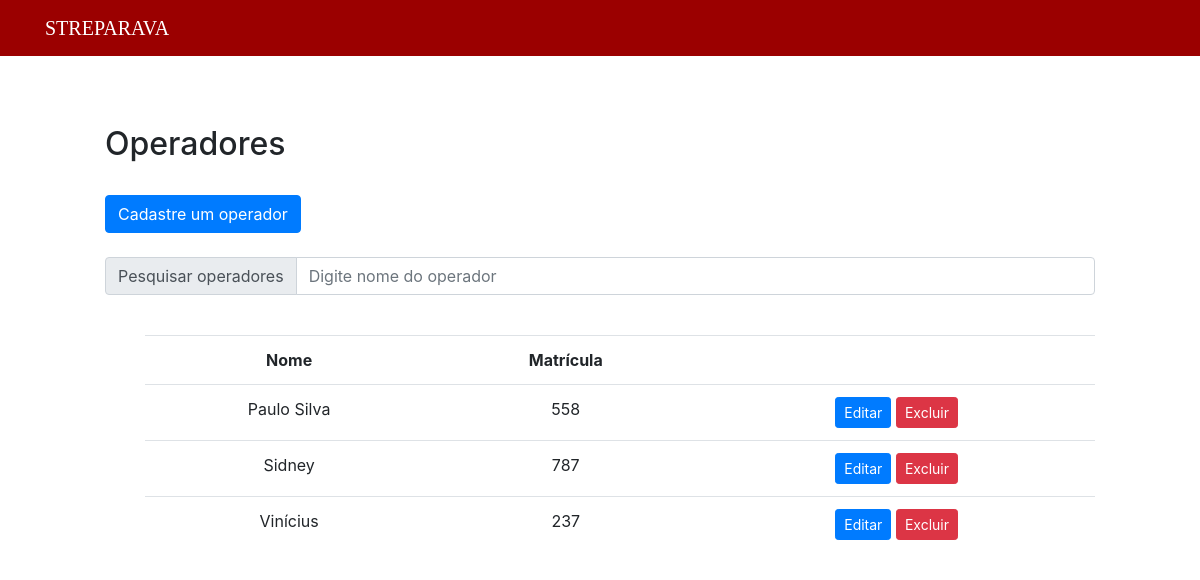
/public/operador/listOperador.php, run on an earlier commit of the app's database.
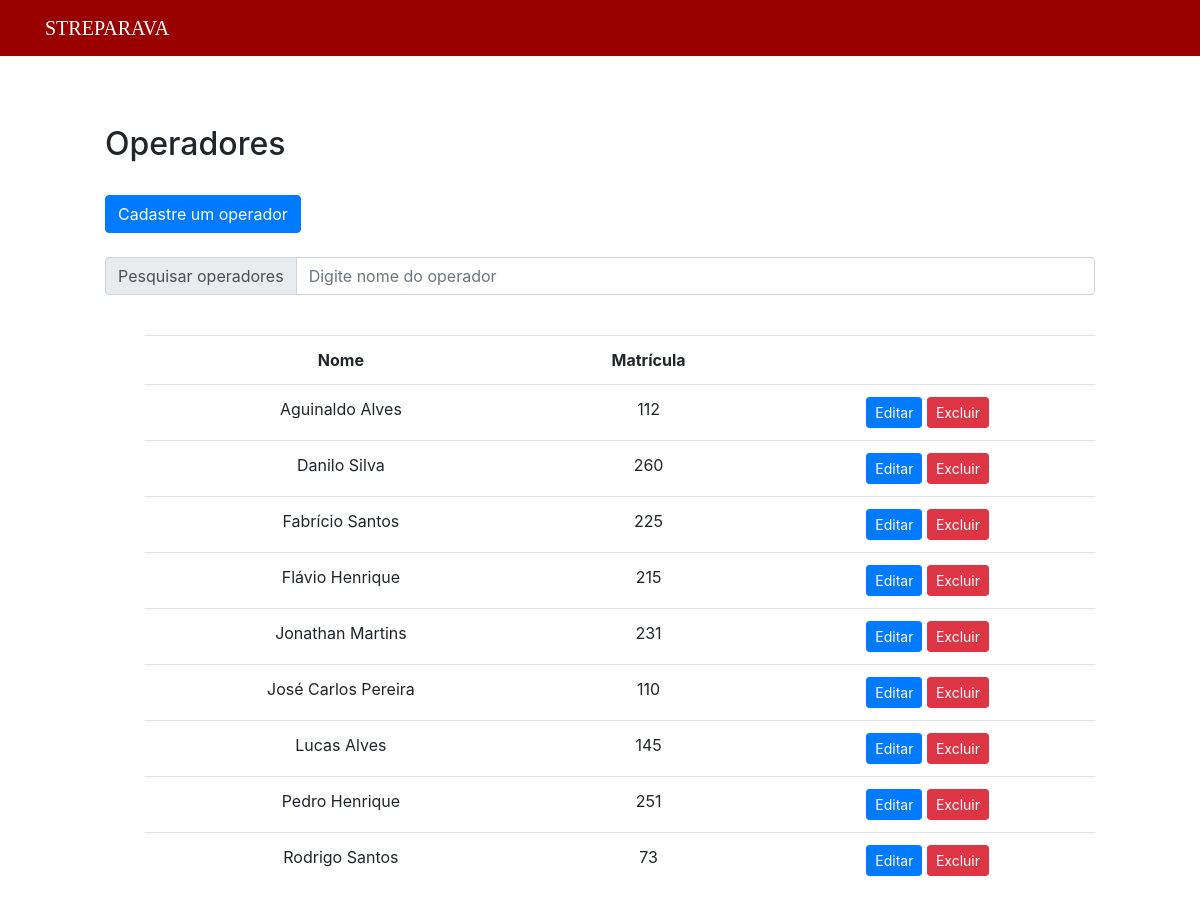
And on a later commit of the database.
### tables this page shows
CREATE TABLE `operadores` (
  `matricula` int(11) NOT NULL,
  `nome` varchar(100) NOT NULL,
  `situacao` varchar(50) NOT NULL
);

### public/operador/listOperadorNoSearch.php (the view, shortened to what this page needs)
<?php
    include("../../data/connection.php");
    $sql = "SELECT * FROM operadores ORDER BY nome";
    $dadosOperador = $connection -> query($sql);
    if($dadosOperador -> num_rows > 0)
    {
    ?>
    <div style="margin-left: 100px; margin-right: 100px;">
        <br>
        <table class="table" style="text-align: center;">
            <tr>
                <th>Nome</th>
                <th>Matrícula</th>
                <th></th>
            </tr>
            <?php
                while($exibir = $dadosOperador -> fetch_assoc())
                {
                ?>
                    <tr>
                        <td><?php echo $exibir["nome"] ?></td>
                        <td><?php echo $exibir["matricula"] ?></td>
                        <td>
                            <button type="button" class="btn btn-primary btn-sm">
                                <a href="editOperador.php?matricula=<?php echo $exibir["matricula"]?>" style="text-decoration: none; color: white">Editar</a>
                            </button>
                            <button type="submit" class="btn btn-danger btn-sm" formmethod="post">
                                 <a href="deleteOperador.php?matricula=<?php echo $exibir ["matricula"] ?>" style="text-decoration: none; color: white"> Excluir </a>
                            </button>
                        </td>
                    </tr>
                <?php
                    }
                ?>
        </table>
    </div>
<?php
    }
    else
    {?>
        <div style="margin-left: 100px; margin-right: 100px;">
        <?php
        echo "Nenhum registro encontrado.";
    }
?>

What changed in the data, as far as the page shows it:
removed operadores: nome "Paulo Silva", matricula "558"
removed operadores: nome "Sidney", matricula "787"
removed operadores: nome "Vinícius", matricula "237"
added operadores: nome "Aguinaldo Alves", matricula "112"
added operadores: nome "Danilo Silva", matricula "260"
added operadores: nome "Fabrício Santos", matricula "225"
added operadores: nome "Flávio Henrique", matricula "215"
added operadores: nome "Jonathan Martins", matricula "231"
added operadores: nome "José Carlos Pereira", matricula "110"
added operadores: nome "Lucas Alves", matricula "145"
added operadores: nome "Pedro Henrique", matricula "251"
added operadores: nome "Rodrigo Santos", matricula "73"
